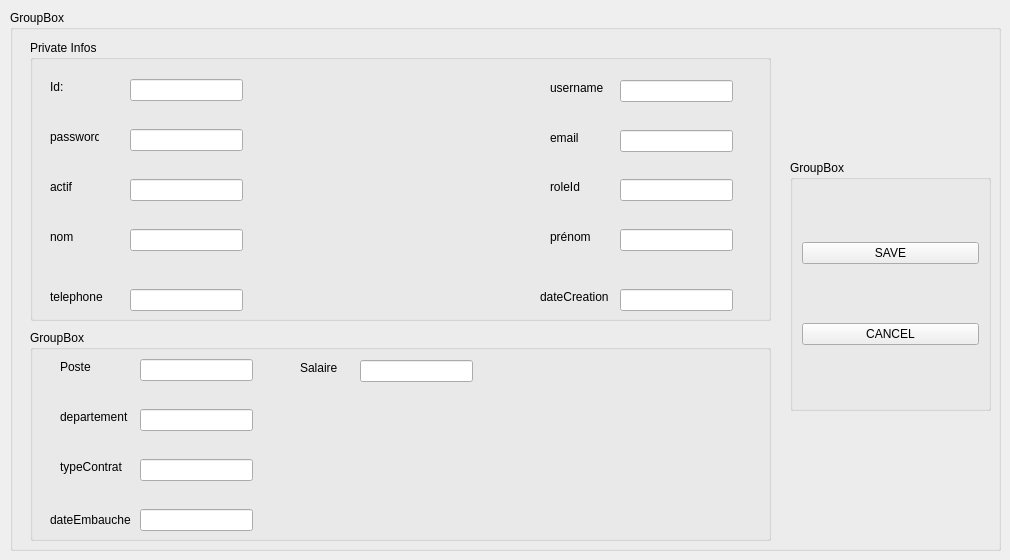
          <widget class="QWidget" name="page_4">
           <widget class="QGroupBox" name="groupBox_16">
            <property name="geometry">
             <rect>
              <x>10</x>
              <y>10</y>
              <width>991</width>
              <height>541</height>
             </rect>
            </property>
            <property name="title">
             <string>GroupBox</string>
            </property>
            <widget class="QGroupBox" name="groupBox_17">
             <property name="geometry">
              <rect>
               <x>20</x>
               <y>30</y>
               <width>741</width>
               <height>281</height>
              </rect>
             </property>
             <property name="title">
              <string>Private Infos</string>
             </property>
             <widget class="QLineEdit" name="lineEdit_60">
              <property name="geometry">
               <rect>
                <x>590</x>
                <y>90</y>
                <width>113</width>
                <height>22</height>
               </rect>
              </property>
             </widget>
             <widget class="QLineEdit" name="lineEdit_61">
              <property name="geometry">
               <rect>
                <x>100</x>
                <y>249</y>
                <width>113</width>
                <height>22</height>
               </rect>
              </property>
             </widget>
             <widget class="QLabel" name="label_68">
              <property name="geometry">
               <rect>
                <x>20</x>
                <y>89</y>
                <width>49</width>
                <height>16</height>
               </rect>
              </property>
              <property name="text">
               <string>password </string>
              </property>
             </widget>
             <widget class="QLabel" name="label_69">
              <property name="geometry">
               <rect>
                <x>520</x>
                <y>139</y>
                <width>49</width>
                <height>16</height>
               </rect>
              </property>
              <property name="text">
               <string>roleId </string>
              </property>
             </widget>
             <widget class="QLineEdit" name="lineEdit_62">
              <property name="geometry">
               <rect>
                <x>100</x>
                <y>89</y>
                <width>113</width>
                <height>22</height>
               </rect>
              </property>
             </widget>
             <widget class="QLineEdit" name="lineEdit_63">
              <property name="geometry">
               <rect>
                <x>590</x>
                <y>139</y>
                <width>113</width>
                <height>22</height>
               </rect>
              </property>
             </widget>
             <widget class="QLabel" name="label_70">
              <property name="geometry">
               <rect>
                <x>520</x>
                <y>40</y>
                <width>61</width>
                <height>16</height>
               </rect>
              </property>
              <property name="text">
               <string>username </string>
              </property>
             </widget>
             <widget class="QLabel" name="label_71">
              <property name="geometry">
               <rect>
                <x>20</x>
                <y>189</y>
                <width>49</width>
                <height>16</height>
               </rect>
              </property>
              <property name="text">
               <string>nom </string>
              </property>
             </widget>
             <widget class="QLineEdit" name="lineEdit_64">
              <property name="geometry">
               <rect>
                <x>100</x>
                <y>139</y>
                <width>113</width>
                <height>22</height>
               </rect>
              </property>
             </widget>
             <widget class="QLabel" name="label_72">
              <property name="geometry">
               <rect>
                <x>510</x>
                <y>249</y>
                <width>71</width>
                <height>16</height>
               </rect>
              </property>
              <property name="text">
               <string>dateCreation </string>
              </property>
             </widget>
             <widget class="QLineEdit" name="lineEdit_65">
              <property name="geometry">
               <rect>
                <x>100</x>
                <y>189</y>
                <width>113</width>
                <height>22</height>
               </rect>
              </property>
             </widget>
             <widget class="QLabel" name="label_73">
              <property name="geometry">
               <rect>
                <x>520</x>
                <y>189</y>
                <width>49</width>
                <height>16</height>
               </rect>
              </property>
              <property name="text">
               <string>prénom </string>
              </property>
             </widget>
             <widget class="QLineEdit" name="lineEdit_66">
              <property name="geometry">
               <rect>
                <x>590</x>
                <y>189</y>
                <width>113</width>
                <height>22</height>
               </rect>
              </property>
             </widget>
             <widget class="QLineEdit" name="lineEdit_67">
              <property name="geometry">
               <rect>
                <x>100</x>
                <y>39</y>
                <width>113</width>
                <height>22</height>
               </rect>
              </property>
             </widget>
             <widget class="QLineEdit" name="lineEdit_68">
              <property name="geometry">
               <rect>
                <x>590</x>
                <y>249</y>
                <width>113</width>
                <height>22</height>
               </rect>
              </property>
             </widget>
             <widget class="QLabel" name="label_74">
              <property name="geometry">
               <rect>
                <x>20</x>
                <y>139</y>
                <width>49</width>
                <height>16</height>
               </rect>
              </property>
              <property name="text">
               <string>actif </string>
              </property>
             </widget>
             <widget class="QLabel" name="label_75">
              <property name="geometry">
               <rect>
                <x>20</x>
                <y>39</y>
                <width>49</width>
                <height>16</height>
               </rect>
              </property>
              <property name="text">
               <string>Id:</string>
              </property>
             </widget>
             <widget class="QLabel" name="label_76">
              <property name="geometry">
               <rect>
                <x>520</x>
                <y>90</y>
                <width>49</width>
                <height>16</height>
               </rect>
              </property>
              <property name="text">
               <string>email </string>
              </property>
             </widget>
             <widget class="QLabel" name="label_77">
              <property name="geometry">
               <rect>
                <x>20</x>
                <y>249</y>
                <width>61</width>
                <height>16</height>
               </rect>
              </property>
              <property name="text">
               <string>telephone </string>
              </property>
             </widget>
             <widget class="QLineEdit" name="lineEdit_69">
              <property name="geometry">
               <rect>
                <x>590</x>
                <y>40</y>
                <width>113</width>
                <height>22</height>
               </rect>
              </property>
             </widget>
            </widget>
            <widget class="QGroupBox" name="groupBox_18">
             <property name="geometry">
              <rect>
               <x>20</x>
               <y>320</y>
               <width>741</width>
               <height>211</height>
              </rect>
             </property>
             <property name="title">
              <string>GroupBox</string>
             </property>
             <widget class="QLineEdit" name="lineEdit_70">
              <property name="geometry">
               <rect>
                <x>330</x>
                <y>30</y>
                <width>113</width>
                <height>22</height>
               </rect>
              </property>
             </widget>
             <widget class="QLabel" name="label_78">
              <property name="geometry">
               <rect>
                <x>30</x>
                <y>79</y>
                <width>71</width>
                <height>16</height>
               </rect>
              </property>
              <property name="text">
               <string>departement </string>
              </property>
             </widget>
             <widget class="QLineEdit" name="lineEdit_72">
              <property name="geometry">
               <rect>
                <x>110</x>
                <y>179</y>
                <width>113</width>
                <height>22</height>
               </rect>
              </property>
             </widget>
             <widget class="QLabel" name="label_79">
              <property name="geometry">
               <rect>
                <x>20</x>
                <y>180</y>
                <width>81</width>
                <height>20</height>
               </rect>
              </property>
              <property name="text">
               <string>dateEmbauche </string>
              </property>
             </widget>
             <widget class="QLabel" name="label_80">
              <property name="geometry">
               <rect>
                <x>520</x>
                <y>239</y>
                <width>71</width>
                <height>16</height>
               </rect>
              </property>
              <property name="text">
               <string>dateCreation </string>
              </property>
             </widget>
             <widget class="QLineEdit" name="lineEdit_73">
              <property name="geometry">
               <rect>
                <x>110</x>
                <y>79</y>
                <width>113</width>
                <height>22</height>
               </rect>
              </property>
             </widget>
             <widget class="QLabel" name="label_81">
              <property name="geometry">
               <rect>
                <x>30</x>
                <y>29</y>
                <width>49</width>
                <height>16</height>
               </rect>
              </property>
              <property name="text">
               <string>Poste</string>
              </property>
             </widget>
             <widget class="QLabel" name="label_82">
              <property name="geometry">
               <rect>
                <x>30</x>
                <y>239</y>
                <width>61</width>
                <height>16</height>
               </rect>
              </property>
              <property name="text">
               <string>telephone </string>
              </property>
             </widget>
             <widget class="QLineEdit" name="lineEdit_75">
              <property name="geometry">
               <rect>
                <x>110</x>
                <y>129</y>
                <width>113</width>
                <height>22</height>
               </rect>
              </property>
             </widget>
             <widget class="QLabel" name="label_83">
              <property name="geometry">
               <rect>
                <x>30</x>
                <y>129</y>
                <width>71</width>
                <height>16</height>
               </rect>
              </property>
              <property name="text">
               <string>typeContrat </string>
              </property>
             </widget>
             <widget class="QLabel" name="label_84">
              <property name="geometry">
               <rect>
                <x>270</x>
                <y>30</y>
                <width>61</width>
                <height>16</height>
               </rect>
              </property>
              <property name="text">
               <string>Salaire </string>
              </property>
             </widget>
             <widget class="QLineEdit" name="lineEdit_76">
              <property name="geometry">
               <rect>
                <x>110</x>
                <y>29</y>
                <width>113</width>
                <height>22</height>
               </rect>
              </property>
             </widget>
            </widget>
            <widget class="QGroupBox" name="groupBox_19">
             <property name="geometry">
              <rect>
               <x>780</x>
               <y>150</y>
               <width>201</width>
               <height>251</height>
              </rect>
             </property>
             <property name="title">
              <string>GroupBox</string>
             </property>
             <layout class="QVBoxLayout" name="verticalLayout_6">
              <item>
               <widget class="QPushButton" name="pushButton_35">
                <property name="text">
                 <string>SAVE</string>
                </property>
               </widget>
              </item>
              <item>
               <widget class="QPushButton" name="pushButton_40">
                <property name="text">
                 <string>CANCEL</string>
                </property>
               </widget>
              </item>
             </layout>
            </widget>
           </widget>
          </widget>
